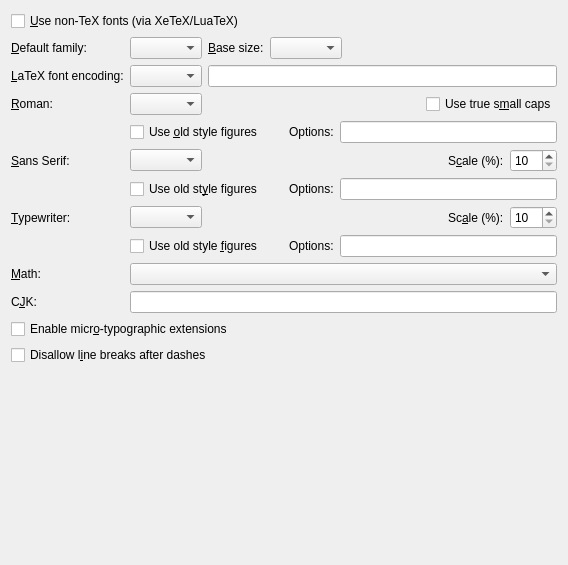
<?xml version="1.0" encoding="UTF-8"?>
<ui version="4.0">
 <class>FontUi</class>
 <widget class="QWidget" name="FontUi">
  <property name="geometry">
   <rect>
    <x>0</x>
    <y>0</y>
    <width>568</width>
    <height>565</height>
   </rect>
  </property>
  <property name="windowTitle">
   <string>FontUi</string>
  </property>
  <layout class="QGridLayout" name="gridLayout_3">
   <item row="4" column="0">
    <spacer name="verticalSpacer">
     <property name="orientation">
      <enum>Qt::Vertical</enum>
     </property>
     <property name="sizeHint" stdset="0">
      <size>
       <width>20</width>
       <height>126</height>
      </size>
     </property>
    </spacer>
   </item>
   <item row="1" column="0">
    <layout class="QGridLayout" name="gridLayout_2">
     <item row="0" column="0">
      <widget class="QLabel" name="fontsDefaultLA">
       <property name="text">
        <string>&amp;Default family:</string>
       </property>
       <property name="buddy">
        <cstring>fontsDefaultCO</cstring>
       </property>
      </widget>
     </item>
     <item row="0" column="1">
      <layout class="QHBoxLayout" name="horizontalLayout">
       <item>
        <widget class="QComboBox" name="fontsDefaultCO">
         <property name="toolTip">
          <string>Select the default family for the document</string>
         </property>
        </widget>
       </item>
       <item>
        <widget class="QLabel" name="BaseSizeLA">
         <property name="text">
          <string>&amp;Base size:</string>
         </property>
         <property name="buddy">
          <cstring>fontsizeCO</cstring>
         </property>
        </widget>
       </item>
       <item>
        <widget class="QComboBox" name="fontsizeCO">
         <property name="toolTip">
          <string/>
         </property>
         <property name="inputMethodHints">
          <set>Qt::ImhDigitsOnly</set>
         </property>
        </widget>
       </item>
       <item>
        <spacer name="horizontalSpacer">
         <property name="orientation">
          <enum>Qt::Horizontal</enum>
         </property>
         <property name="sizeHint" stdset="0">
          <size>
           <width>59</width>
           <height>20</height>
          </size>
         </property>
        </spacer>
       </item>
      </layout>
     </item>
     <item row="1" column="0">
      <widget class="QLabel" name="fontencLA">
       <property name="text">
        <string>&amp;LaTeX font encoding:</string>
       </property>
       <property name="buddy">
        <cstring>fontencCO</cstring>
       </property>
      </widget>
     </item>
     <item row="1" column="1">
      <layout class="QHBoxLayout" name="horizontalLayout_2">
       <item>
        <widget class="QComboBox" name="fontencCO"/>
       </item>
       <item>
        <widget class="QLineEdit" name="fontencLE">
         <property name="toolTip">
          <string>Specify the font encoding (e.g., T1).</string>
         </property>
         <property name="inputMethodHints">
          <set>Qt::ImhPreferLatin</set>
         </property>
        </widget>
       </item>
      </layout>
     </item>
     <item row="2" column="0">
      <widget class="QLabel" name="fontsRomanLA">
       <property name="text">
        <string>&amp;Roman:</string>
       </property>
       <property name="buddy">
        <cstring>fontsRomanCO</cstring>
       </property>
      </widget>
     </item>
     <item row="2" column="1">
      <layout class="QHBoxLayout" name="horizontalLayout_8">
       <item>
        <widget class="lyx::frontend::CategorizedCombo" name="fontsRomanCO">
         <property name="toolTip">
          <string>Select the roman (serif) typeface. To filter the list of fonts, just start typing while the list is expanded.</string>
         </property>
         <property name="inputMethodHints">
          <set>Qt::ImhDigitsOnly|Qt::ImhLatinOnly</set>
         </property>
        </widget>
       </item>
       <item>
        <spacer name="horizontalSpacer_4">
         <property name="orientation">
          <enum>Qt::Horizontal</enum>
         </property>
         <property name="sizeHint" stdset="0">
          <size>
           <width>40</width>
           <height>20</height>
          </size>
         </property>
        </spacer>
       </item>
       <item>
        <widget class="QCheckBox" name="fontScCB">
         <property name="toolTip">
          <string>Use a real small caps shape, if the font provides one</string>
         </property>
         <property name="text">
          <string>Use true s&amp;mall caps</string>
         </property>
        </widget>
       </item>
      </layout>
     </item>
     <item row="3" column="1">
      <layout class="QHBoxLayout" name="horizontalLayout_9">
       <item>
        <widget class="QCheckBox" name="fontOsfCB">
         <property name="toolTip">
          <string>Use old style instead of lining figures</string>
         </property>
         <property name="text">
          <string>Use &amp;old style figures</string>
         </property>
        </widget>
       </item>
       <item>
        <spacer name="horizontalSpacer_7">
         <property name="orientation">
          <enum>Qt::Horizontal</enum>
         </property>
         <property name="sizeType">
          <enum>QSizePolicy::Fixed</enum>
         </property>
         <property name="sizeHint" stdset="0">
          <size>
           <width>20</width>
           <height>20</height>
          </size>
         </property>
        </spacer>
       </item>
       <item>
        <layout class="QHBoxLayout" name="horizontalLayout_5">
         <item>
          <widget class="QLabel" name="fontspecRomanLA">
           <property name="text">
            <string>Options:</string>
           </property>
           <property name="buddy">
            <cstring>fontspecRomanLE</cstring>
           </property>
          </widget>
         </item>
         <item>
          <widget class="QLineEdit" name="fontspecRomanLE">
           <property name="toolTip">
            <string>Here you can insert additional options (as provided by the font package)</string>
           </property>
           <property name="inputMethodHints">
            <set>Qt::ImhPreferLatin</set>
           </property>
          </widget>
         </item>
        </layout>
       </item>
      </layout>
     </item>
     <item row="4" column="0">
      <widget class="QLabel" name="fontsSansLA">
       <property name="text">
        <string>&amp;Sans Serif:</string>
       </property>
       <property name="buddy">
        <cstring>fontsSansCO</cstring>
       </property>
      </widget>
     </item>
     <item row="4" column="1">
      <layout class="QHBoxLayout" name="horizontalLayout_6">
       <item>
        <widget class="lyx::frontend::CategorizedCombo" name="fontsSansCO">
         <property name="toolTip">
          <string>Select the Sans Serif (grotesque) typeface. To filter the list of fonts, just start typing while the list is expanded.</string>
         </property>
         <property name="inputMethodHints">
          <set>Qt::ImhDigitsOnly|Qt::ImhLatinOnly</set>
         </property>
        </widget>
       </item>
       <item>
        <spacer name="horizontalSpacer_2">
         <property name="orientation">
          <enum>Qt::Horizontal</enum>
         </property>
         <property name="sizeHint" stdset="0">
          <size>
           <width>40</width>
           <height>20</height>
          </size>
         </property>
        </spacer>
       </item>
       <item>
        <widget class="QLabel" name="scaleSansLA">
         <property name="text">
          <string>S&amp;cale (%):</string>
         </property>
         <property name="buddy">
          <cstring>scaleSansSB</cstring>
         </property>
        </widget>
       </item>
       <item>
        <widget class="QSpinBox" name="scaleSansSB">
         <property name="toolTip">
          <string>Scale the Sans Serif font to match the base font's dimensions</string>
         </property>
         <property name="minimum">
          <number>10</number>
         </property>
         <property name="maximum">
          <number>200</number>
         </property>
        </widget>
       </item>
      </layout>
     </item>
     <item row="5" column="1">
      <layout class="QHBoxLayout" name="horizontalLayout_10">
       <item>
        <widget class="QCheckBox" name="fontSansOsfCB">
         <property name="toolTip">
          <string>Use old style instead of lining figures</string>
         </property>
         <property name="text">
          <string>Use old st&amp;yle figures</string>
         </property>
        </widget>
       </item>
       <item>
        <spacer name="horizontalSpacer_5">
         <property name="orientation">
          <enum>Qt::Horizontal</enum>
         </property>
         <property name="sizeType">
          <enum>QSizePolicy::Fixed</enum>
         </property>
         <property name="sizeHint" stdset="0">
          <size>
           <width>20</width>
           <height>20</height>
          </size>
         </property>
        </spacer>
       </item>
       <item>
        <layout class="QHBoxLayout" name="horizontalLayout_3">
         <item>
          <widget class="QLabel" name="fontspecSansLA">
           <property name="text">
            <string>Options:</string>
           </property>
           <property name="buddy">
            <cstring>fontspecSansLE</cstring>
           </property>
          </widget>
         </item>
         <item>
          <widget class="QLineEdit" name="fontspecSansLE">
           <property name="toolTip">
            <string>Here you can insert additional options (as provided by the font package)</string>
           </property>
           <property name="inputMethodHints">
            <set>Qt::ImhPreferLatin</set>
           </property>
          </widget>
         </item>
        </layout>
       </item>
      </layout>
     </item>
     <item row="6" column="0">
      <widget class="QLabel" name="fontsTypewriterLA">
       <property name="text">
        <string>&amp;Typewriter:</string>
       </property>
       <property name="buddy">
        <cstring>fontsTypewriterCO</cstring>
       </property>
      </widget>
     </item>
     <item row="6" column="1">
      <layout class="QHBoxLayout" name="horizontalLayout_7">
       <item>
        <widget class="lyx::frontend::CategorizedCombo" name="fontsTypewriterCO">
         <property name="toolTip">
          <string>Select the typewriter (monospaced) typeface. To filter the list of fonts, just start typing while the list is expanded.</string>
         </property>
         <property name="inputMethodHints">
          <set>Qt::ImhDigitsOnly|Qt::ImhLatinOnly</set>
         </property>
        </widget>
       </item>
       <item>
        <spacer name="horizontalSpacer_3">
         <property name="orientation">
          <enum>Qt::Horizontal</enum>
         </property>
         <property name="sizeHint" stdset="0">
          <size>
           <width>40</width>
           <height>20</height>
          </size>
         </property>
        </spacer>
       </item>
       <item>
        <widget class="QLabel" name="scaleTypewriterLA">
         <property name="text">
          <string>Sc&amp;ale (%):</string>
         </property>
         <property name="buddy">
          <cstring>scaleTypewriterSB</cstring>
         </property>
        </widget>
       </item>
       <item>
        <widget class="QSpinBox" name="scaleTypewriterSB">
         <property name="toolTip">
          <string>Scale the Typewriter font to match the base font's dimensions</string>
         </property>
         <property name="minimum">
          <number>10</number>
         </property>
         <property name="maximum">
          <number>200</number>
         </property>
        </widget>
       </item>
      </layout>
     </item>
     <item row="7" column="1">
      <layout class="QHBoxLayout" name="horizontalLayout_11">
       <item>
        <widget class="QCheckBox" name="fontTypewriterOsfCB">
         <property name="toolTip">
          <string>Use old style instead of lining figures</string>
         </property>
         <property name="text">
          <string>Use old style &amp;figures</string>
         </property>
        </widget>
       </item>
       <item>
        <spacer name="horizontalSpacer_6">
         <property name="orientation">
          <enum>Qt::Horizontal</enum>
         </property>
         <property name="sizeType">
          <enum>QSizePolicy::Fixed</enum>
         </property>
         <property name="sizeHint" stdset="0">
          <size>
           <width>20</width>
           <height>20</height>
          </size>
         </property>
        </spacer>
       </item>
       <item>
        <layout class="QHBoxLayout" name="horizontalLayout_4">
         <item>
          <widget class="QLabel" name="fontspecTypewriterLA">
           <property name="text">
            <string>Options:</string>
           </property>
           <property name="buddy">
            <cstring>fontspecTypewriterLE</cstring>
           </property>
          </widget>
         </item>
         <item>
          <widget class="QLineEdit" name="fontspecTypewriterLE">
           <property name="toolTip">
            <string>Here you can insert additional options (as provided by the font package)</string>
           </property>
           <property name="inputMethodHints">
            <set>Qt::ImhPreferLatin</set>
           </property>
          </widget>
         </item>
        </layout>
       </item>
      </layout>
     </item>
     <item row="8" column="0">
      <widget class="QLabel" name="fontsMathLA">
       <property name="text">
        <string>&amp;Math:</string>
       </property>
       <property name="buddy">
        <cstring>fontsMathCO</cstring>
       </property>
      </widget>
     </item>
     <item row="8" column="1">
      <widget class="QComboBox" name="fontsMathCO">
       <property name="toolTip">
        <string>Select the math typeface</string>
       </property>
      </widget>
     </item>
     <item row="9" column="0">
      <widget class="QLabel" name="cjkFontLA">
       <property name="text">
        <string>C&amp;JK:</string>
       </property>
       <property name="buddy">
        <cstring>cjkFontLE</cstring>
       </property>
      </widget>
     </item>
     <item row="9" column="1">
      <widget class="QLineEdit" name="cjkFontLE">
       <property name="toolTip">
        <string>Input the font to be used for Chinese, Japanese or Korean (CJK) script</string>
       </property>
       <property name="inputMethodHints">
        <set>Qt::ImhPreferLatin</set>
       </property>
      </widget>
     </item>
    </layout>
   </item>
   <item row="2" column="0">
    <widget class="QCheckBox" name="microtypeCB">
     <property name="toolTip">
      <string>Activate extensions such as character protrusion and font expansion via the microtype package</string>
     </property>
     <property name="text">
      <string>Enable micr&amp;o-typographic extensions</string>
     </property>
    </widget>
   </item>
   <item row="0" column="0">
    <widget class="QCheckBox" name="osFontsCB">
     <property name="toolTip">
      <string>Use OpenType and TrueType fonts with the fontspec package (requires XeTeX or LuaTeX)</string>
     </property>
     <property name="text">
      <string>&amp;Use non-TeX fonts (via XeTeX/LuaTeX)</string>
     </property>
    </widget>
   </item>
   <item row="3" column="0">
    <widget class="QCheckBox" name="dashesCB">
     <property name="toolTip">
      <string>By default, a line break can occur after en- and em-dashes. Checking this box prevents that.</string>
     </property>
     <property name="text">
      <string>Disallow l&amp;ine breaks after dashes</string>
     </property>
    </widget>
   </item>
  </layout>
 </widget>
 <layoutdefault spacing="6" margin="11"/>
 <customwidgets>
  <customwidget>
   <class>lyx::frontend::CategorizedCombo</class>
   <extends>QComboBox</extends>
   <header>CategorizedCombo.h</header>
  </customwidget>
 </customwidgets>
 <tabstops>
  <tabstop>osFontsCB</tabstop>
  <tabstop>fontsDefaultCO</tabstop>
  <tabstop>fontsizeCO</tabstop>
  <tabstop>fontencCO</tabstop>
  <tabstop>fontencLE</tabstop>
  <tabstop>fontsRomanCO</tabstop>
  <tabstop>fontsSansCO</tabstop>
  <tabstop>scaleSansSB</tabstop>
  <tabstop>fontsTypewriterCO</tabstop>
  <tabstop>scaleTypewriterSB</tabstop>
  <tabstop>cjkFontLE</tabstop>
 </tabstops>
 <includes>
  <include location="local">qt_i18n.h</include>
 </includes>
 <resources/>
 <connections/>
</ui>
